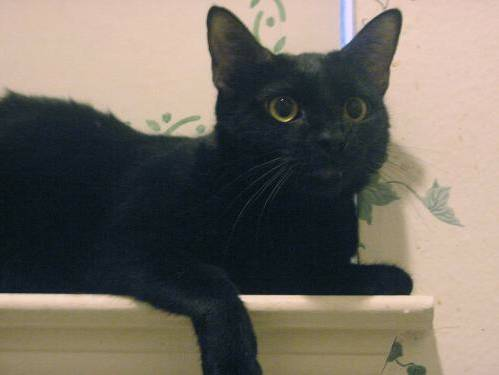
#> input picture Lab_Cat_dog_challenge/data/DogCatChallenge/sample/train/cats/cat.11737.jpg, 499 x 375 px; its folder holds only this picture in this run
$ jupyter execute --allow-errors Lab_computers_that_understand_images_correction_Partie1.ipynb   (shell and % lines are left out)
#> lines starting #> are read from the running program, lines starting #| are printed output that depends on the picture
### Lab_Cat_dog_challenge/paths.py
# import the necessary packages
import os

def list_images(basePath, contains=None):
    # return the set of files that are valid
    return list_files(basePath, validExts=(".jpg", ".jpeg", ".png", ".bmp"), contains=contains)

def list_files(basePath, validExts=(".jpg", ".jpeg", ".png", ".bmp"), contains=None):
    # loop over the directory structure
    for (rootDir, dirNames, filenames) in os.walk(basePath):
        # loop over the filenames in the current directory
        for filename in filenames:
            # if the contains string is not none and the filename does not contain
            # the supplied string, then ignore the file
            if contains is not None and filename.find(contains) == -1:
                continue

            # determine the file extension of the current file
            ext = filename[filename.rfind("."):].lower()

            # check to see if the file is an image and should be processed
            if ext.endswith(validExts):
                # construct the path to the image and yield it
                imagePath = os.path.join(rootDir, filename).replace(" ", "\\ ")
                yield imagePath

### Corrections/lab_cat_dog/Lab_computers_that_understand_images_correction_Partie1.ipynb
# Recognizing dogs and cats

## Author of the correction : M. Sibué

The purpose of this laboratory is to build a first end to end reflex-based AI model to teach computers to [**understand images**](https://www.ted.com/talks/fei_fei_li_how_we_re_teaching_computers_to_understand_pictures).

In particular, the objective of this lab is to write an AI application able to recognize cats and dogs on images. Your application will take an image as input and will be able to say wheter the image contains a dog or a cat. You will work with the data of the [**Dogs vs Cats**](https://www.kaggle.com/c/dogs-vs-cats) competition from Kaggle. This competition was launched in 2013 and the first place was obtained by [Pierre Sermanet](https://research.google.com/pubs/PierreSermanet.html), actually Research Scientist at Google Brain, by using the [Overfeat](http://cilvr.nyu.edu/doku.php?id=software:overfeat:start#overfeatobject_recognizer_feature_extractor) deep learning library he wrote during his PhD at New York University under the supervision of [Yann Le Cun](http://yann.lecun.com/), Director of AI Research at Facebook. He obtained $1.09%$ of classification errors. Try to do your best to approach this score!!!

Two approaches will be used to adress this problem :
1. A traditional pattern recognition model in which hand-crafted features are extracted from images and used to represent them and to train classifiers.
2. A modern representation learning approach in which deep convolutional neural networks (CNN) are used to learn the image representations.


##  Learning outcomes
+ Building an end to end supervised machine learning pipeline : input data (training set) preparation, training (model learning), validation sets, cross-validation, hyper-parameter tuning, evaluation on the testing dataset.
+ Getting familiar with deep learning for image classification : model building and training, transfer learning, fine-tuning.
+ Getting familiar with some well-known librairies:
    + Machine learning : Scikit-learn ([http://scikit-learn.org/stable/](http://scikit-learn.org/stable/))
    + Deep learning: Keras ([https://keras.io/](https://keras.io/))
    + Computer vision : Scikit-image ([http://scikit-image.org/](http://scikit-image.org/) or OpenCV ([http://opencv.org/](http://opencv.org/))

**The final objective of this laboratory is to be aware to the potential but also to the limitations of reflex-based AI approaches towards visual recognition tasks.**


## Part 0 : Requirements
A set of packages will be useful to handle the first part of this study case.

    pip install -r requirements.txt

## Part 1 : A small tutorial on image classification

In this section, we will briefly introduce the image classification problem which consists in assigning to an input image one label from a fixed set of labels and which is one of the big challenge of computer vision and artifial intelligence. In our case, we will only consider two labels $\{dog, cat\}$. This small tutorial also aims at familiarizing you with machine learning and computer vision librairies that we will used in this course :
+ Scikit-Learn : [http://scikit-learn.org/stable/](http://scikit-learn.org/stable/)
+ OpenCV : [http://opencv.org/](http://opencv.org/) or Scikit-image ([http://scikit-image.org/](http://scikit-image.org/)).

While the task of image classification is very easy for a human, we have to face with several challenge to build our automatic recognition algorithm among whom:

+ Viewpoint variation.
+ Scale variation.
+ Illumination conditions variation.
+ Deformation.
+ Occlusion.
+ Backgroud clutter.
+ Intraclass variation.

Source : Images from the CS231n course of Stanford (Convolutional Neural Networks for Visual Recognition)

### A simple image classification pipeline

To built our image classification algorithm, we will follow the principle of a machine learning approach for image classification which consists in :
1. Collecting and preparing a dataset of images and their corresponding labels.
2. Using a machine learning algorithm to train a classifier.
3. Evaluate the classifier on new images.

#### Having a look on the available data

First, you have to  download the dataset that will be used to train and test our model. Before downloading the data, create a subdirectory in your working folder called data. Then download [DataDogsCatsChallenge.zip](https://filesender.renater.fr/?s=download&token=cd3d55af-2563-47c4-af3c-28a4eba661e7) into that directory and unzip it. This dataset contains 25,000 labelled dog and cat photos available for training, and 12,500 in the test set that we have to try to label for the Kaggle competition.

As we have seen in the lecture note, the standard practice in machine learning is to split the available data into at least two different subsets :
+ The **training set** : to learn the model.
+ The **testing set** : to evaluate the learned model.

You have also seen that is the also standard to add a third set to the split to build a **validation set** that will be used to fine-tune the parameters of the model.

I you have a look on the DogsCatsChallenge directory, you will see that the preparation of the data have been done and that the test and train sets are in separate subdirectories in which data for each category (cats and dogs) is also into subdirectories. Nevertheless, there is no validation set and one of your first task will be to build it.

The archive also contains a directory named **sample**. Training and validating the entire dataset can take some time. Therefore, it is a good practice to run first your algorithm on a small sample of your training and validation data before to run it on the entire set of data.

##### Image representation

Your first task will be to built a representation of the data, i.e. a feature vector which values quantify the contents of the image. We will see latter that, using Deep Convolutional Neural Networks, we can learn an efficient representation directly using raw pixel intensities as inputs. Here, we will just represent the images by two alternative representations.
+ A first representation is built using the raw data by simply resizing an input image to a fixed size (here $32 \times 32$ pixels) and then by flattening the RBG pixel intensities into a single vectors of numbers.
+ A second representation is built from the color histogram that characterizes the color distribution of the image. For this representation a color conversion into the HSV color space could be useful.

**Complete the functions below to build such representations**

Some helping functions :
+ With Numpy:
    + [Array flattening](https://docs.scipy.org/doc/numpy/reference/generated/numpy.ndarray.flatten.html)

+ With OpenCV:

     + [Geometric transformations on images](http://docs.opencv.org/trunk/da/d6e/tutorial_py_geometric_transformations.html)
     + [Colorspace conversion](http://docs.opencv.org/trunk/df/d9d/tutorial_py_colorspaces.html)
     + [Histogram in OpenCV](http://docs.opencv.org/trunk/de/db2/tutorial_py_table_of_contents_histograms.html)

+ With Scikit-image :
    + [Loading an image from a file](https://scikit-image.org/docs/stable/user_guide/data_types.html)
    + [Image transformations](https://scikit-image.org/docs/dev/user_guide/transforming_image_data.html)
    + [Colorspace conversion](https://scikit-image.org/docs/dev/user_guide/transforming_image_data.html#color-manipulation)


Le code ci-dessous charge les dépendances utiles pour la suite.

[cell 1]
from sklearn.neighbors import KNeighborsClassifier
from sklearn.model_selection import train_test_split
from imutils import paths
import numpy as np
import argparse
import imutils
import cv2
import os

[cell 2]
# TO DO : complete other import modules
def image_to_feature_vector(image, size=(32, 32)):
    # resize the image to a fixed size, then flatten the image into a list of raw pixel intensities

    # fait un center crop
    cropped_image = cv2.resize(image, size, interpolation = cv2.INTER_CUBIC)
    # flatten l'image en une liste de pixels
    feature_vector = list(cropped_image.flatten())

    return feature_vector


def build_HSV_color_histogram_vector(image,bins=(8, 8, 8)):
    # extract a 3D color histogram from the HSV color space using the supplied number of `bins` per channel and return it as a feature vector

    # conversion dans le hsv colorspace pour l'image
    hsv_image = cv2.cvtColor(image, cv2.COLOR_BGR2HSV)
    # conversion en histogramme 3D de l'image dans le hsv colorspace
    histo = cv2.calcHist([hsv_image], [0,1,2], None, bins, [0,256,0,256,0,256])
    # flatten l'histo 3D en une liste
    feature_vector = list(histo.flatten())

    return feature_vector

#### Dataset prepatation and feature extraction
The dataset has to be prepared for feature extraction :
+ Three lists will be initialized to store the raw pixel representation, the color distribution (histogram) representation and the class labels themselves.
+ Then, the lists will be completed by extracted the features from the dataset (don't forgot to begin by testing your program on the sample dataset before to apply it on the whole dataset).

For this step, we can used the paths.py file [here](https://github.com/jrosebr1/imutils/blob/master/imutils/paths.py)

[cell 3]
from paths import *

print("Describing images...")
imagePaths = list(list_images('./data/DogCatChallenge/sample'))

# initialize the raw pixel intensities matrix, the features matrix and labels list
"""
rawImages_features = []
histogram_features = []
labels = []
"""

def build_dataset(imagePaths):

    rawImages_features = []
    histogram_features = []
    labels = []

    for path in imagePaths:
        image = cv2.imread(path)
#> image is the input picture: shape (375, 499, 3); mean B, G, R 98.6, 108, 114.6
        rawImage_feature = image_to_feature_vector(image)
#> in image_to_feature_vector, `cropped_image = cv2.resize(image, size, interpolation = cv2.INTER_CUBIC)`:
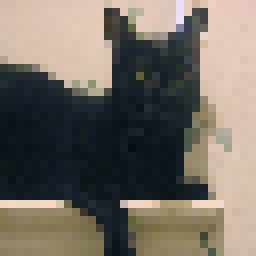
#> cropped_image: shape (32, 32, 3) (shown 8 times larger); mean B, G, R 99.1, 108.5, 115.3
#> in image_to_feature_vector, `feature_vector = list(cropped_image.flatten())`: feature_vector = 3072 values, max 253 at index 258, min 5 at index 1778, mean 107.6
#> rawImage_feature has the same summary as feature_vector in image_to_feature_vector
#> (the rest of the program and of its run is left out)
